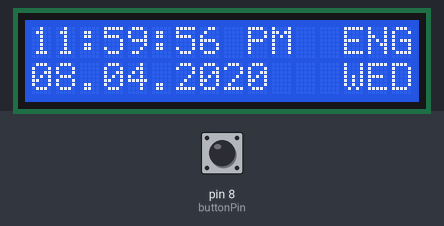
A sketch run on a simulated Arduino Uno, built with avr-gcc and run on an emulated ATmega328P. On the bench: 16×2 character LCD. The inputs (shaded band) are chosen by the test bench; at power-on: pin 8 (buttonPin) LOW.

Above: at 1.2 s.
1.3 s: pin 8 (buttonPin) pulled HIGH for 1.35 s
At 3.2 s:
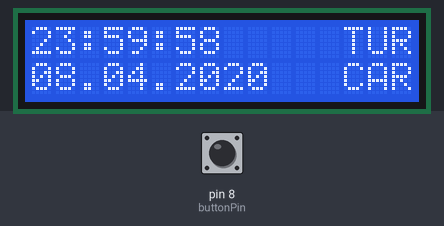
7.0 s: pin 8 (buttonPin) pulled HIGH for 1.35 s
At 8.0 s:
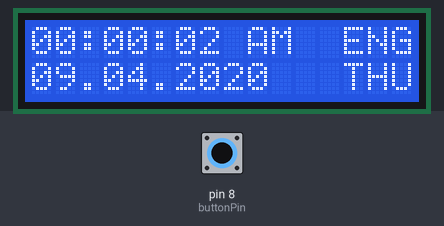
12.7 s: pin 8 (buttonPin) pulled HIGH for 1.35 s
At 14.2 s:
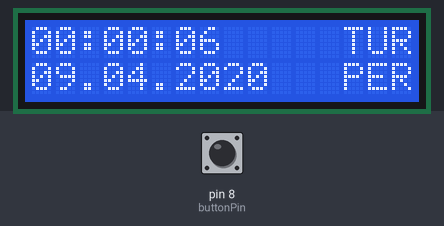
18.4 s: pin 8 (buttonPin) pulled HIGH for 1.35 s
At 19.2 s:
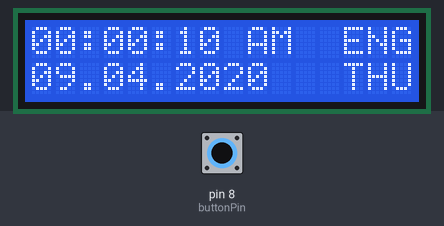
24.1 s: pin 8 (buttonPin) pulled HIGH for 1.35 s
At 24.8 s:
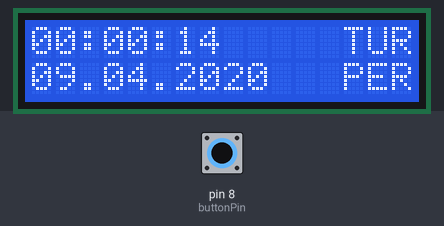
29.8 s: pin 8 (buttonPin) pulled HIGH for 1.35 s
At 37.7 s:
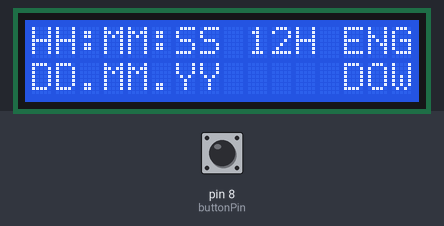
Timing chart, 0 to 39.2 s (numbered marks = the images above; inputs shaded):
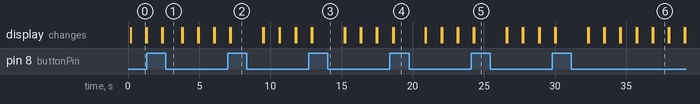

The sketch:

LCD-16-2-CLOCK.ino
```cpp
#include <LiquidCrystal.h>

int SCREEN_DEFAULT_TIME = 5;
int SCREEN_INFO_TIME  = 2;

int bufferd;
int bufferi;

int hour =23;
int minute=59;
int second =56;

int day =8;
int month=4;
int year =2020;


int daypointer =2;
int daypasser =1;
int buttonState = 0;

char DaysEng [7] [7] = {
 { "MON" },
 { "TUE" },
 { "WED" },
 { "THU" },
 { "FRI" },
 { "SAT" },
 { "SUN" },
 };

 char DaysTr [7] [7] = {
  { "PZT" },
  { "SAL" },
  { "CAR" },
  { "PER" },
  { "CUM" },
  { "CTS" },
  { "PZR" },
  };

boolean  AMPMHolder = true; // true pm false am
boolean  LangSwitcher = true; // tr and eng swticherooooooooo true eng  false tr
int buttonPin = 8;
LiquidCrystal lcd(7, 6, 5, 4, 3, 2);

void setup() {
  lcd.begin(16, 2);


  bufferd = SCREEN_DEFAULT_TIME;
  bufferi= SCREEN_INFO_TIME;
}

void loop() {


  lcd.begin(16,2);


   buttonState = digitalRead(8);
    if (buttonState == HIGH) {
       LangSwitcher = !LangSwitcher;
       SCREEN_INFO_TIME = bufferi;
      SCREEN_DEFAULT_TIME= bufferd;
    }


    if (LangSwitcher == true) {
     int temp = SCREEN_DEFAULT_TIME + SCREEN_INFO_TIME;
      if (temp > SCREEN_INFO_TIME) {
        English();
    SCREEN_DEFAULT_TIME--;
      }
      else if (temp> 0 ) {
        EnglishInfo();
        SCREEN_INFO_TIME --;
      }

    }
    else if (LangSwitcher == false) {

      int temp = SCREEN_DEFAULT_TIME + SCREEN_INFO_TIME;
       if (temp > bufferi) {
         Turkish();
          SCREEN_DEFAULT_TIME--;
       }
       else if (temp>0 ) {
         TurkishInfo();
         SCREEN_INFO_TIME --;
       }
    }


    if (SCREEN_INFO_TIME == 0 && SCREEN_DEFAULT_TIME ==0 ) {
      SCREEN_INFO_TIME = bufferi;
      SCREEN_DEFAULT_TIME= bufferd;
    }


  while (buttonState == HIGH) {
                   buttonState = digitalRead(buttonPin);
                   delay(50);
                 }
   second++;
   delay(1000);
}


void English(){

  lcd.begin(16,2);
  if(day==30){
   day=1;
   month=month+1;
  }
  if(month==12)
  {
   month=1;
   year=year+1;
  }
  if(year==year+1)
  {
   year= year+1;
  }


  if(second > 59){
   second=0;
   minute=minute+1;
  }
  if(minute >59)
  {
   minute=0;
   hour=hour+1;
  }
  if(hour == 24)
  {
    day++;
   daypasser = daypasser+1;
    if (hour / 12 ==0) {
     AMPMHolder= true;
    }
    else{
      AMPMHolder = false;
    }

    hour ==0;
   if (hour ==24) {
     hour=0;
     daypointer++;
     if (daypointer==7) {
      daypointer =0;
     }
   }


  }


  lcd.setCursor(0,0);
  if((hour%12)<10)lcd.print("0");// always 2 digits
  lcd.print(hour %12);
  lcd.print(":");
  if(minute<10)lcd.print("0");
  lcd.print(minute);
  lcd.print(":");
  if(second<10)lcd.print("0");
  lcd.print(second);

  if(AMPMHolder) lcd.print(" PM");
  else lcd.print(" AM");

  lcd.print("  ENG");

  lcd.setCursor(0,1);// for Line 2

  if(day<10)lcd.print("0");// always 2 digits
  lcd.print(day);
  lcd.print(".");
  if(month<10)lcd.print("0");
  lcd.print(month);
  lcd.print(".");

  lcd.print(year);


  lcd.print("   ");
  lcd.print(DaysEng[daypointer]);

}


void EnglishInfo(){
  lcd.begin(16,2);
  lcd.setCursor(0,0);
  lcd.print("HH");
  lcd.print(":");
  lcd.print("MM");
  lcd.print(":");
  lcd.print("SS");

  lcd.print(" 12H ENG");

  lcd.setCursor(0,1);// for Line 2

  lcd.print("DD");
  lcd.print(".");
  lcd.print("MM");
  lcd.print(".");

  lcd.print("YY");


  lcd.print("   ");
  lcd.print("  DOW");

}

void TurkishInfo(){
  lcd.begin(16,2);
  lcd.setCursor(0,0);
  lcd.print("HH");
  lcd.print(":");
  lcd.print("MM");
  lcd.print(":");
  lcd.print("SS");

  lcd.print(" 24H TUR");

  lcd.setCursor(0,1);// for Line 2

  lcd.print("DD");
  lcd.print(".");
  lcd.print("MM");
  lcd.print(".");

  lcd.print("YY");


  lcd.print("   ");
  lcd.print("  DOW");

}


void Turkish(){
    lcd.begin(16,2);
    if(day==30){
     day=1;
     month=month+1;
    }
    if(month==12)
    {
     month=1;
     year=year+1;
    }
    if(year==year+1)
    {
     year= year+1;
    }


    if(second>59){
     second=0;
     minute=minute+1;
    }
    if(minute>59)
    {
     minute=0;
     hour=hour+1;
    }
    if(hour == 24)
    {
     hour=0;

     day++;
     daypasser = daypasser+1;
     if (daypasser >1) {
       daypasser =0;
       daypointer++;
       if (daypointer==7) {
        daypointer =0;
       }
     }
     AMPMHolder= !AMPMHolder;
    }


    lcd.setCursor(0,0);
    if(hour<10)lcd.print("0");// always 2 digits
    lcd.print(hour);
    lcd.print(":");
    if(minute<10)lcd.print("0");
    lcd.print(minute);
    lcd.print(":");
    if(second<10)lcd.print("0");
    lcd.print(second);

    lcd.print("     TUR");

    lcd.setCursor(0,1);// for Line 2

    if(day<10)lcd.print("0");// always 2 digits
    lcd.print(day);
    lcd.print(".");
    if(month<10)lcd.print("0");
    lcd.print(month);
    lcd.print(".");

    lcd.print(year);


    lcd.print("   ");
    lcd.print(DaysTr[daypointer]);


}
```

Measured:
- after the input at 1.3 s, the display: first differs from a run without the input after 1.2 s (image 1)
- after the input at 7.0 s, the display: first differs from a run without the input after 0.22 s (image 2)
- after the input at 12.7 s, the display: first differs from a run without the input after 0.24 s (image 3)
- after the input at 18.4 s, the display: first differs from a run without the input after 0.25 s (image 4)
- after the input at 24.1 s, the display: first differs from a run without the input after 0.22 s (image 5)
- after the input at 29.8 s, the display: first differs from a run without the input after 0.24 s (image 6 shows a later state)
- what the display in image 0 shows lasts 1.1 s, from 0.2 s to 1.3 s
